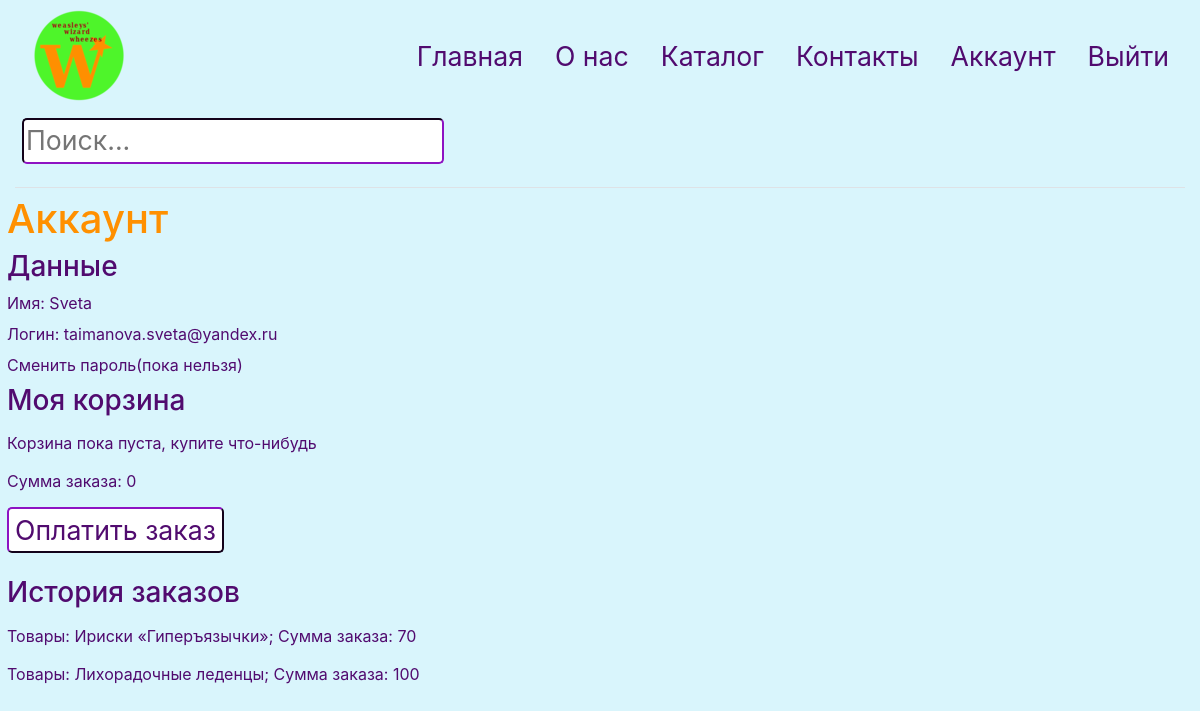
Before: /account (signed in) with the older database file.
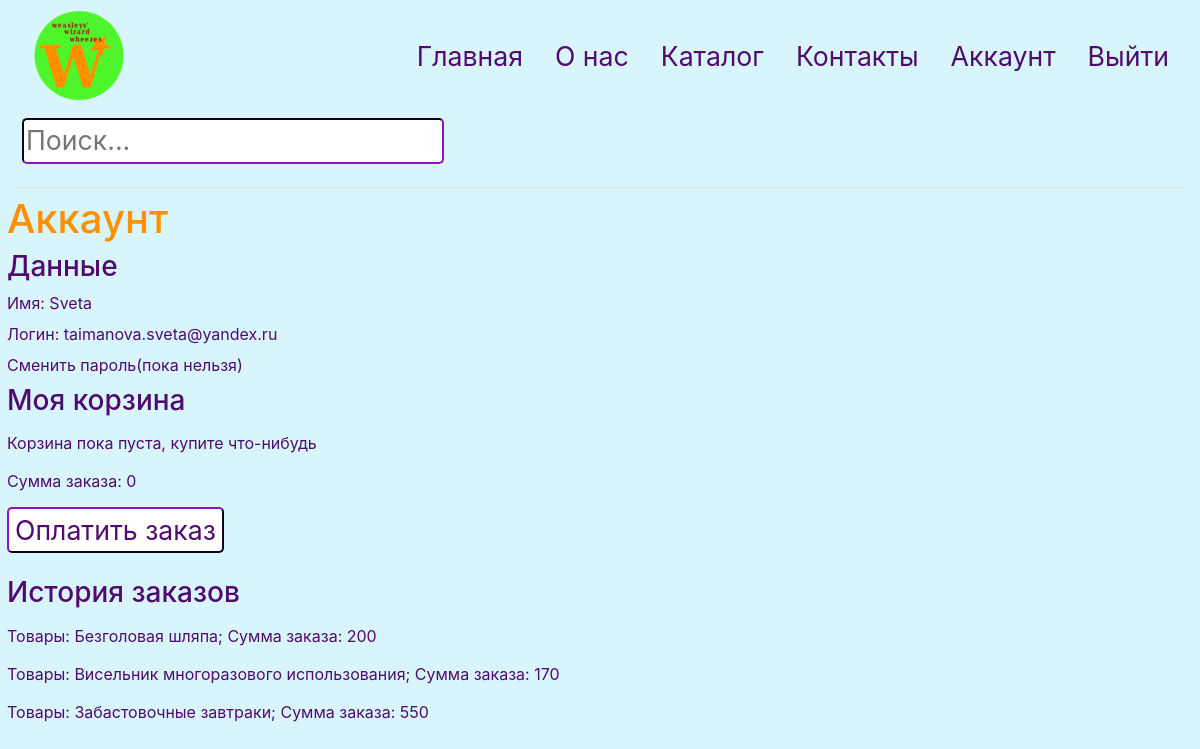
After: the same page with the newer database file.
### data/products.py (models this page shows)
class Products(SqlAlchemyBase):
    __tablename__ = 'products'
    id = sqlalchemy.Column(sqlalchemy.Integer, primary_key=True, autoincrement=True)
    title = sqlalchemy.Column(sqlalchemy.String, nullable=True)
    description = sqlalchemy.Column(sqlalchemy.String, nullable=True)
    photos = sqlalchemy.Column(sqlalchemy.String, nullable=True)
    cost = sqlalchemy.Column(sqlalchemy.Integer, nullable=True)
    created_date = sqlalchemy.Column(sqlalchemy.DateTime, default=datetime.datetime.now)
    category_id = sqlalchemy.Column(sqlalchemy.Integer, sqlalchemy.ForeignKey("category.id"))
    category = orm.relationship('Category')

### main.py (the view)
@app.route('/account', methods=['GET', 'POST'])
def account():
    form = PayForm()
    if form.validate_on_submit():
        return pay(user_id)
    db_sess = db_session.create_session()
    products = []
    current_basket = db_sess.query(Basket).filter(Basket.user_id == user_id, Basket.pay == 0).first().composition
    if current_basket:
        busket_list = list(map(int, current_basket.split(',')))
        summa_basket = 0
        for i in busket_list:
            products.append(db_sess.query(Products).filter(Products.id == i).first().title)
            summa_basket += db_sess.query(Products).filter(Products.id == i).first().cost
    else:
        products.append('Корзина пока пуста, купите что-нибудь')
        summa_basket = 0
    baskets = db_sess.query(Basket).filter(Basket.user_id == user_id, Basket.pay == 1).all()
    baskets_list = []
    for i in baskets:
        summa_basket1 = 0
        products1 = []
        if i.composition:
            busket_list1 = list(map(int, i.composition.split(',')))
            for j in busket_list1:
                products1.append(db_sess.query(Products).filter(Products.id == j).first().title)
                summa_basket1 += db_sess.query(Products).filter(Products.id == j).first().cost
            baskets_list.append((', '.join(products1), summa_basket1))
    if not baskets:
        baskets_list = None
    return render_template('account.html', title='Аккаунт', baskets=baskets_list, current_basket=(products, str(summa_basket)), form=form)

### forms/user.py
class PayForm(FlaskForm):
    submit = SubmitField('Оплатить заказ')

### data/db_session.py (called while the page is built)
def create_session() -> Session:
    global __factory
    return __factory()

### main.py (called while the page is built)
@login_manager.user_loader
def load_user(user_id):
    db_sess = db_session.create_session()
    return db_sess.query(User).get(user_id)

### templates/account.html (shortened to what this page needs)
{% extends 'base.html' %}
{% block content%}
<h1 class="orange-text">{{ title }}</h1>
<h3 class="purple-text">Данные</h3>
<p class="purple-text">Имя: {{current_user.name}}</p>
<p class="purple-text">Логин: {{current_user.email}}</p>
<p class="purple-text">Сменить пароль(пока нельзя)</p>
<h3 class="purple-text">Моя корзина</h3>
<ul class="list-group">
    {% for item in current_basket[0] %}
    <li class="list-group-item1">{{ item }}</li>
    {% endfor %}
</ul>
<p class="purple-text">Сумма заказа: {{current_basket[1]}}</p>
<form action="" method="post">
    <p>{{ form.submit(type="submit", class="b1") }}</p>
</form>
<h3 class="purple-text">История заказов</h3>
<ul class="list-group">
    {% if baskets %}
    {% for i in baskets %}
    <li class="list-group-item1">Товары: {{ i[0] }}; Сумма заказа: {{ i[1] }}</li>
    {% endfor %}
    {% else %}
    <li class="list-group-item1">У вас пока нет оплаченных заказов</li>
    {% endif %}
</ul>
{% endblock%}

Changed rows visible on the page:
removed Products: title "Ириски «Гиперъязычки»", cost "70"
removed Products: title "Лихорадочные леденцы", cost "100"
added Products: title "Безголовая шляпа", cost "200"
added Products: title "Висельник многоразового использования", cost "170"
added Products: title "Забастовочные завтраки", cost "550"
